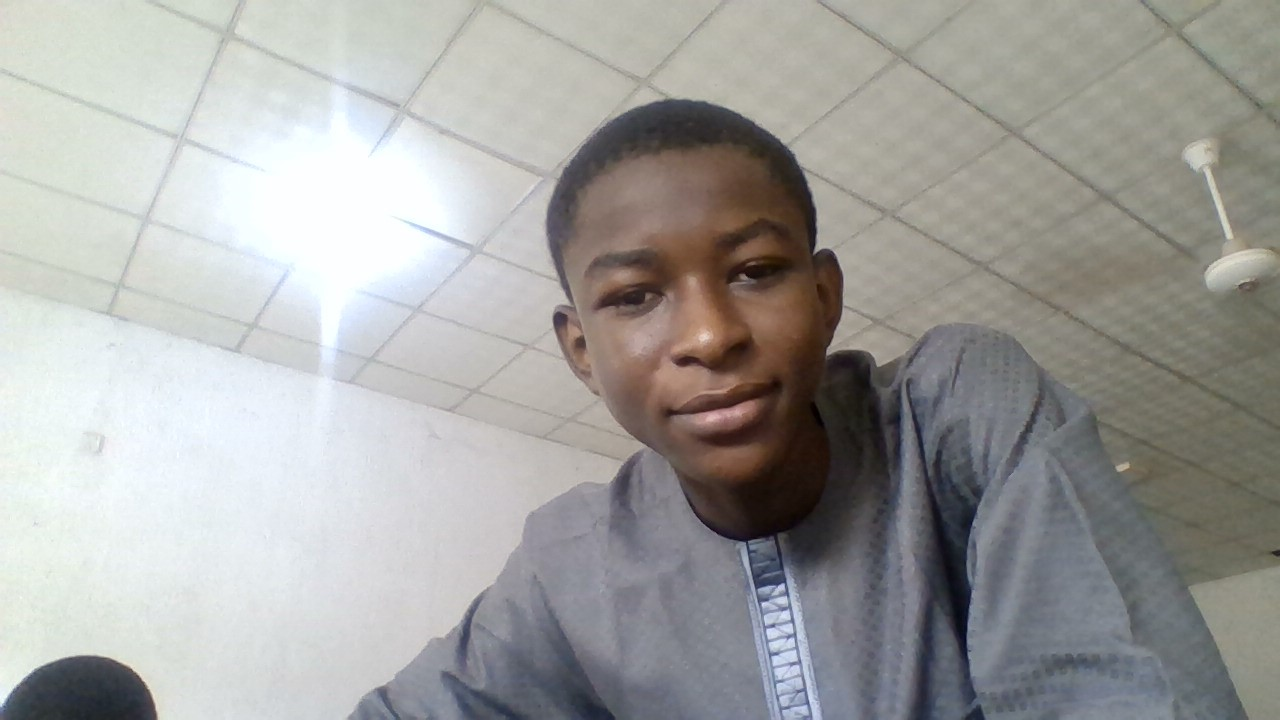
#> input picture isah.jpg, 1280 x 720 px
$ python picture.py
#> lines starting #> are read from the running program, lines starting #| are printed output that depends on the picture; after the words box and inside, x2 and y2 are one past the last pixel; in counts of white or black regions, pixels touching at a corner belong together
import cv2

face_haar_cascade = cv2.CascadeClassifier('haarcascade_frontalface_default.xml')

image = cv2.imread('isah.jpg')
#> image is the input picture: shape (720, 1280, 3); mean B, G, R 159.7, 162, 162.4

grey = cv2.cvtColor(image, cv2.COLOR_BGR2GRAY)
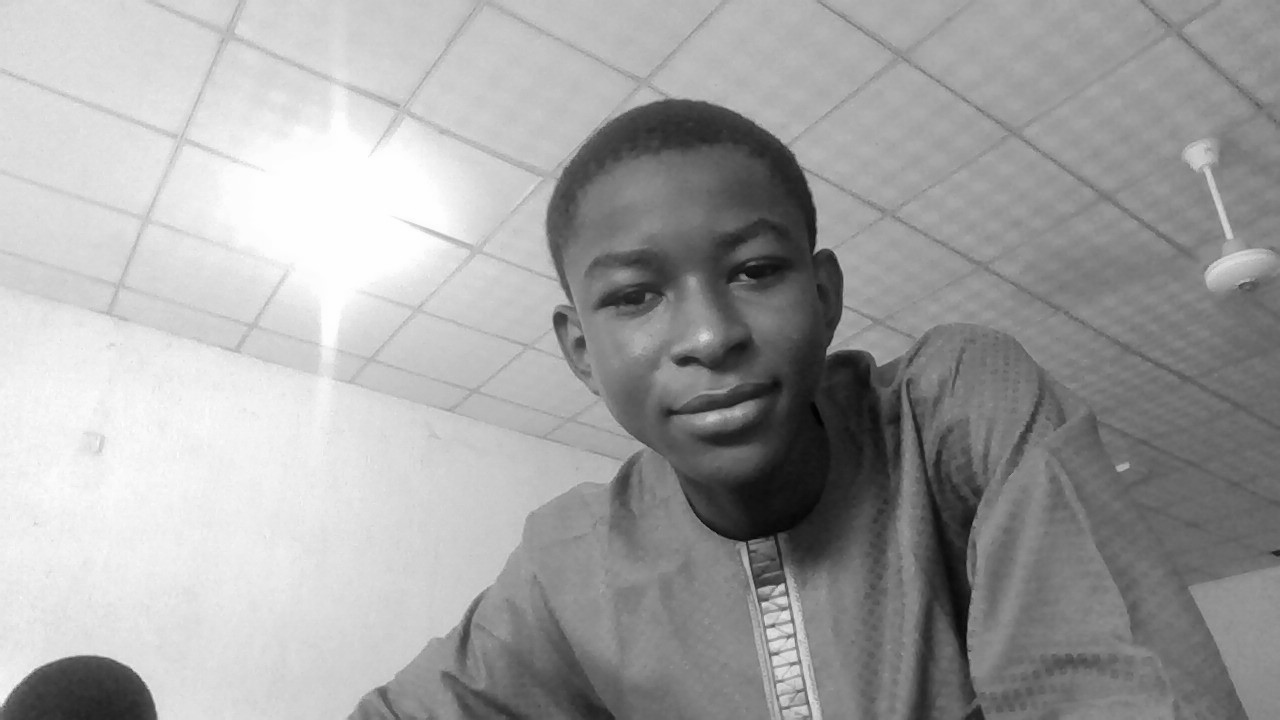
#> grey: shape (720, 1280); min 1, max 255, mean 161.9

# cv2.imshow("Grey", grey)

# cv2.waitKey(0)

faces = face_haar_cascade.detectMultiScale(grey, 1.1, 4)
#> faces = [[542, 160, 314, 314], [68, 140, 542, 542]]
for (x, y, w, h) in faces:
    cv2.rectangle(image, (x, y), (x + w, y + h), (0, 255, 0), 5)
#> this loop made 2 passes
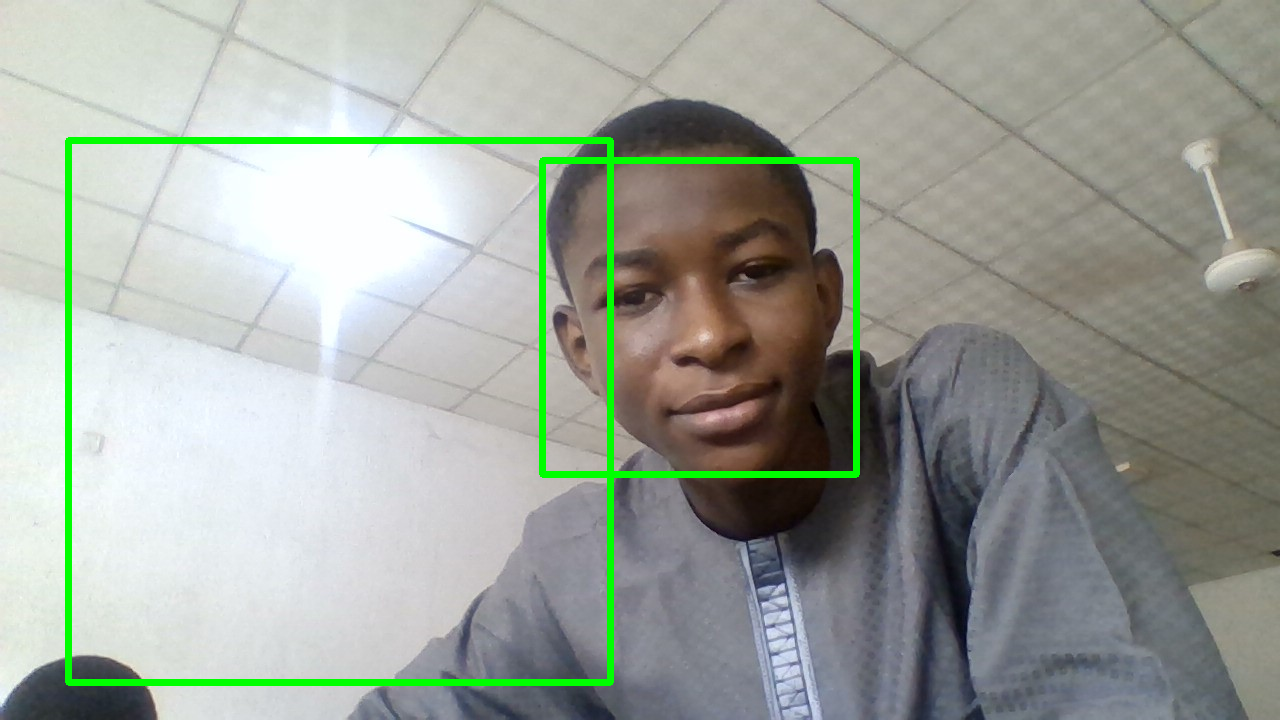
#> image: shape (720, 1280, 3); 2.59% of pixels changed, all inside (x1, y1, x2, y2) = (65, 137, 860, 686)

cv2.imshow("Faces", image)
cv2.waitKey(0)
